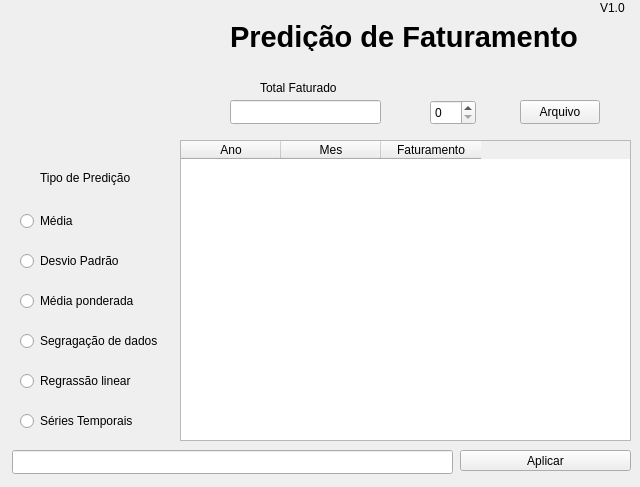
<?xml version="1.0" encoding="UTF-8"?>
<ui version="4.0">
 <class>MainWindow</class>
 <widget class="QMainWindow" name="MainWindow">
  <property name="geometry">
   <rect>
    <x>0</x>
    <y>0</y>
    <width>640</width>
    <height>487</height>
   </rect>
  </property>
  <property name="windowTitle">
   <string>MainWindow</string>
  </property>
  <widget class="QWidget" name="centralwidget">
   <widget class="QRadioButton" name="rb_media">
    <property name="geometry">
     <rect>
      <x>20</x>
      <y>210</y>
      <width>100</width>
      <height>22</height>
     </rect>
    </property>
    <property name="text">
     <string>Média</string>
    </property>
   </widget>
   <widget class="QRadioButton" name="rb_desvio_padrao">
    <property name="geometry">
     <rect>
      <x>20</x>
      <y>250</y>
      <width>131</width>
      <height>22</height>
     </rect>
    </property>
    <property name="text">
     <string>Desvio Padrão</string>
    </property>
   </widget>
   <widget class="QRadioButton" name="rb_media_pomderada">
    <property name="geometry">
     <rect>
      <x>20</x>
      <y>290</y>
      <width>131</width>
      <height>22</height>
     </rect>
    </property>
    <property name="text">
     <string>Média ponderada</string>
    </property>
   </widget>
   <widget class="QRadioButton" name="rb_segregacao_de_dados">
    <property name="geometry">
     <rect>
      <x>20</x>
      <y>330</y>
      <width>161</width>
      <height>22</height>
     </rect>
    </property>
    <property name="text">
     <string>Segragação de dados</string>
    </property>
   </widget>
   <widget class="QRadioButton" name="rb_regressao_linear">
    <property name="geometry">
     <rect>
      <x>20</x>
      <y>370</y>
      <width>131</width>
      <height>22</height>
     </rect>
    </property>
    <property name="text">
     <string>Regrassão linear</string>
    </property>
   </widget>
   <widget class="QRadioButton" name="rb_series_temporais">
    <property name="geometry">
     <rect>
      <x>20</x>
      <y>410</y>
      <width>141</width>
      <height>22</height>
     </rect>
    </property>
    <property name="text">
     <string>Séries Temporais</string>
    </property>
   </widget>
   <widget class="QPushButton" name="pushButton">
    <property name="geometry">
     <rect>
      <x>460</x>
      <y>450</y>
      <width>171</width>
      <height>21</height>
     </rect>
    </property>
    <property name="text">
     <string>Aplicar</string>
    </property>
   </widget>
   <widget class="QLineEdit" name="lineEdit">
    <property name="geometry">
     <rect>
      <x>12</x>
      <y>450</y>
      <width>441</width>
      <height>24</height>
     </rect>
    </property>
   </widget>
   <widget class="QPushButton" name="pushButton_2">
    <property name="geometry">
     <rect>
      <x>520</x>
      <y>100</y>
      <width>80</width>
      <height>24</height>
     </rect>
    </property>
    <property name="text">
     <string>Arquivo</string>
    </property>
   </widget>
   <widget class="QLineEdit" name="lineEdit_2">
    <property name="geometry">
     <rect>
      <x>230</x>
      <y>100</y>
      <width>151</width>
      <height>24</height>
     </rect>
    </property>
   </widget>
   <widget class="QLabel" name="lb_totalfaturado">
    <property name="geometry">
     <rect>
      <x>260</x>
      <y>80</y>
      <width>91</width>
      <height>16</height>
     </rect>
    </property>
    <property name="text">
     <string>Total Faturado</string>
    </property>
   </widget>
   <widget class="QLabel" name="lb_tipodepredicao">
    <property name="geometry">
     <rect>
      <x>40</x>
      <y>170</y>
      <width>101</width>
      <height>16</height>
     </rect>
    </property>
    <property name="text">
     <string>Tipo de Predição</string>
    </property>
   </widget>
   <widget class="QSpinBox" name="sb_colunas">
    <property name="geometry">
     <rect>
      <x>430</x>
      <y>100</y>
      <width>46</width>
      <height>25</height>
     </rect>
    </property>
   </widget>
   <widget class="QLabel" name="label_4">
    <property name="geometry">
     <rect>
      <x>10</x>
      <y>10</y>
      <width>151</width>
      <height>151</height>
     </rect>
    </property>
    <property name="text">
     <string>&lt;html&gt;&lt;head/&gt;&lt;body&gt;&lt;p&gt;&lt;img src=&quot;:/faturamento/iconefinanceiro.png.svg&quot;/&gt;&lt;/p&gt;&lt;/body&gt;&lt;/html&gt;</string>
    </property>
   </widget>
   <widget class="QLabel" name="lb_predicaofaturamento">
    <property name="geometry">
     <rect>
      <x>230</x>
      <y>20</y>
      <width>351</width>
      <height>31</height>
     </rect>
    </property>
    <property name="text">
     <string>&lt;html&gt;&lt;head/&gt;&lt;body&gt;&lt;p&gt;&lt;span style=&quot; font-size:22pt; font-weight:600;&quot;&gt;Predição de Faturamento&lt;/span&gt;&lt;/p&gt;&lt;/body&gt;&lt;/html&gt;</string>
    </property>
   </widget>
   <widget class="QLabel" name="label_5">
    <property name="geometry">
     <rect>
      <x>600</x>
      <y>0</y>
      <width>58</width>
      <height>16</height>
     </rect>
    </property>
    <property name="text">
     <string>V1.0</string>
    </property>
   </widget>
   <widget class="QTableWidget" name="tb_faturamento">
    <property name="geometry">
     <rect>
      <x>180</x>
      <y>140</y>
      <width>451</width>
      <height>301</height>
     </rect>
    </property>
    <column>
     <property name="text">
      <string>Ano</string>
     </property>
    </column>
    <column>
     <property name="text">
      <string>Mes</string>
     </property>
    </column>
    <column>
     <property name="text">
      <string>Faturamento</string>
     </property>
    </column>
   </widget>
  </widget>
 </widget>
 <resources>
  <include location="faturamento.qrc"/>
 </resources>
 <connections/>
</ui>
